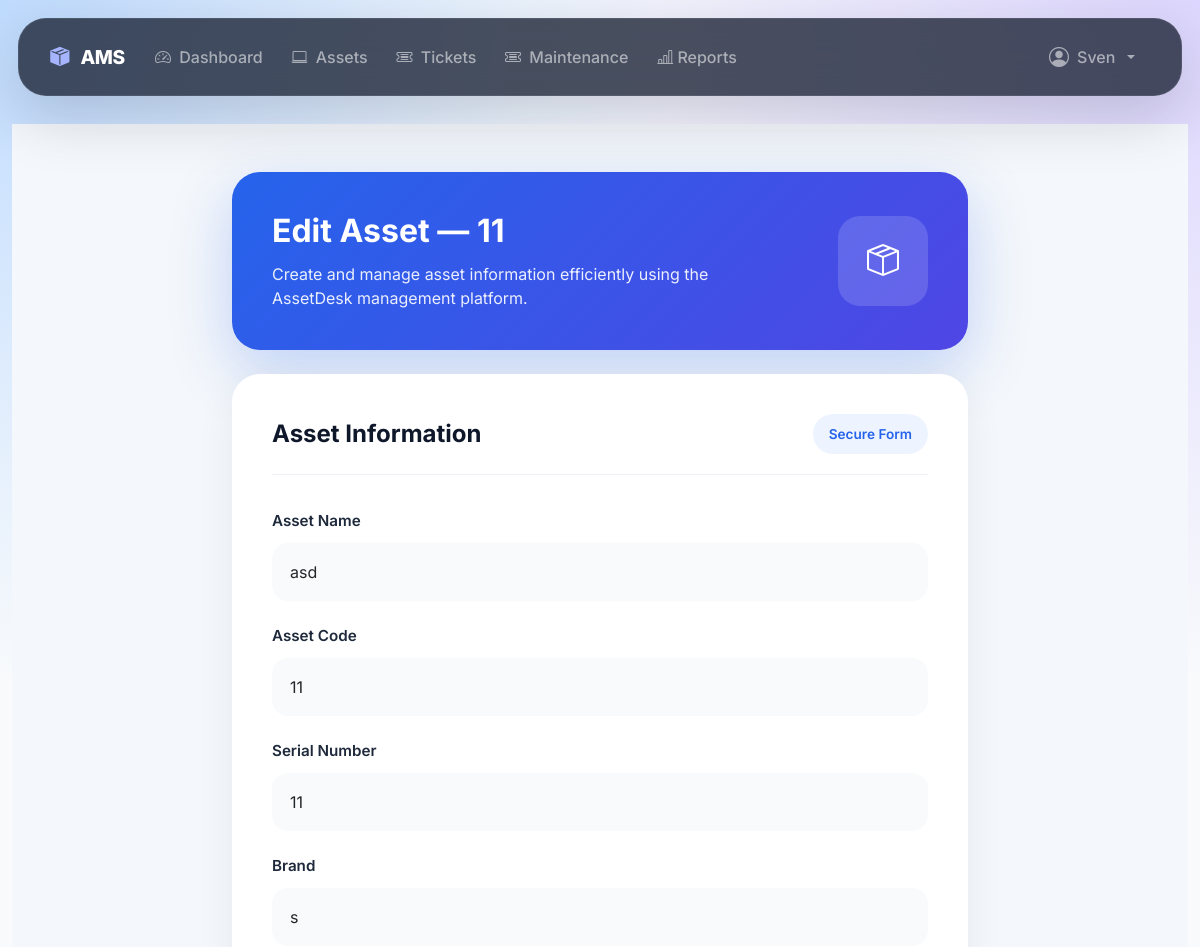
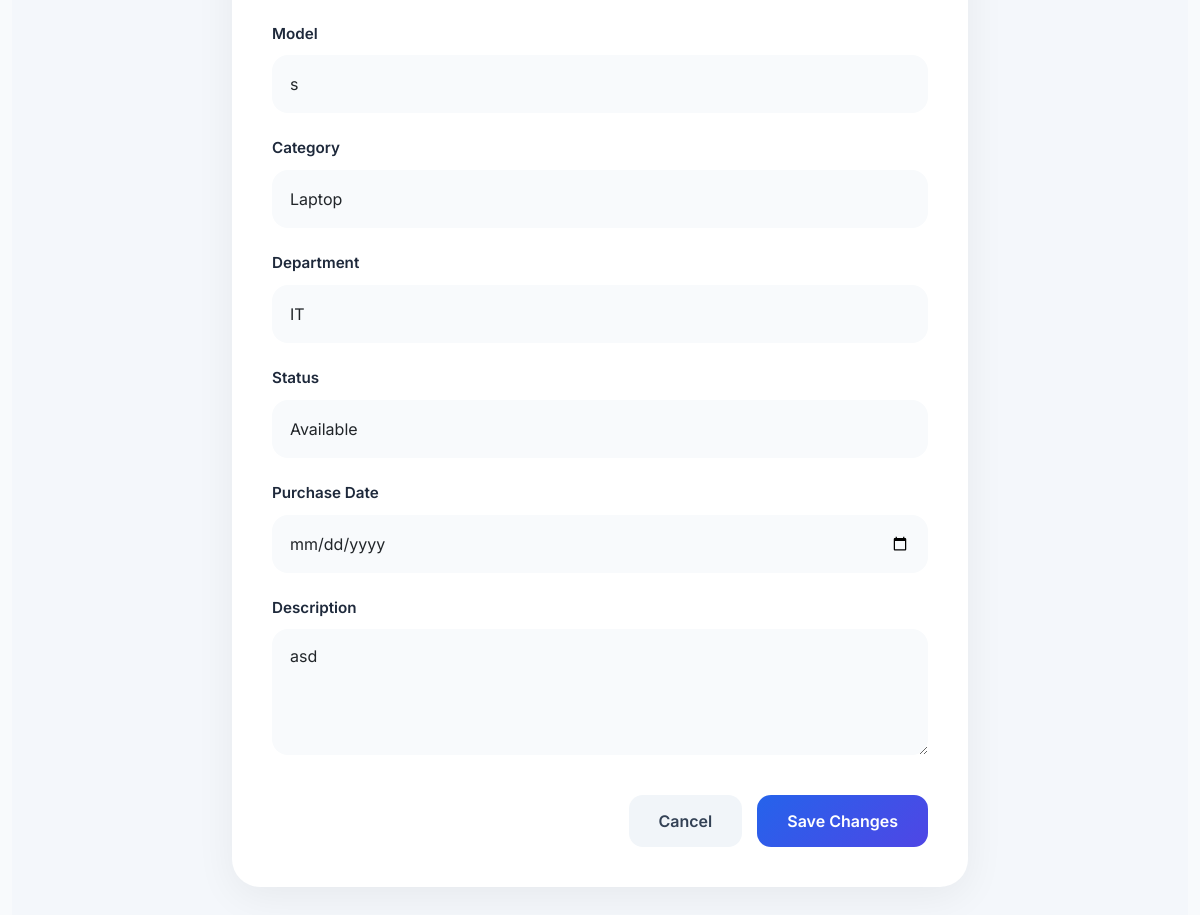
Page /assets/1/edit/ (signed in) on the committed database (2 pictures, top to bottom).
### accounts/models.py (models this page shows, shortened)
class User(AbstractUser ,TimeStampedModel):
    class Roles(models.TextChoices):
        ADMIN = "admin", "Admin"
        MANAGER = "manager", "Manager"
        IT_EXPERT = "it_expert", "IT Expert"
        EMPLOYEE = "employee", "Employee"
    email = models.EmailField(
        unique=True
    )
    employee_id = models.CharField(
        max_length=20,
        unique=True,
        db_index=True,
        verbose_name="Employee ID"
    )
    role = models.CharField(
        max_length=20,
        choices=Roles.choices,
        default=Roles.EMPLOYEE,
        db_index=True,
    )
    phone_number = models.CharField(
        max_length=20,
        blank=True,
    )
    department = models.ForeignKey(
        Department,
        on_delete=models.SET_NULL,
        null=True,
        blank=True,
        related_name="users",
    )
    position = models.CharField(
        max_length=100,
        blank=True,
    )
    avatar = models.ImageField(
        upload_to="users/avatars/",
        blank=True,
        null=True,
    )
    class Meta:
        ordering = ["last_name", "first_name"]
        verbose_name = "User"
        verbose_name_plural = "Users"
        indexes = [
            models.Index(fields=["role"]),
        ]
    @property
    def is_staff_member(self):
        if self.is_superuser:
            return True
        return self.role in (
            self.Roles.ADMIN,
            self.Roles.MANAGER,
            self.Roles.IT_EXPERT,
        )
    @property
    def can_manage_assets(self):
        return self.is_staff_member

### assets/models.py (models this page shows, shortened)
class Asset(TimeStampedModel):
    class AssetStatus(models.TextChoices):
        AVAILABLE = "available", "Available"
        ASSIGNED = "assigned", "Assigned"
        UNDER_REPAIR = "under_repair", "Under Repair"
        RETIRED = "retired", "Retired"
    name = models.CharField(max_length=255)
    asset_code = models.CharField(
        max_length=50,
        unique=True,  # unique خودش index می‌سازه
    )
    serial_number = models.CharField(
        max_length=100,
        unique=True,
        blank=True,
        null=True
    )
    brand = models.CharField(max_length=100, blank=True)
    model = models.CharField(max_length=100, blank=True)
    category = models.ForeignKey(
        AssetCategory,
        on_delete=models.PROTECT,
        related_name="assets",
    )
    department = models.ForeignKey(
        "accounts.Department",
        on_delete=models.SET_NULL,
        null=True,
        blank=True,
        related_name="assets",
    )
    status = models.CharField(
        max_length=20,
        choices=AssetStatus.choices,
        default=AssetStatus.AVAILABLE,
        db_index=True,
    )
    purchase_date = models.DateField(null=True, blank=True)
    description = models.TextField(blank=True)
    class Meta:
        verbose_name = "Asset"
        verbose_name_plural = "Assets"
        ordering = ["asset_code"]

### assets/views.py (the view, shortened to what this page needs)
# urls.py: path("<int:pk>/edit/",views.AssetUpdateView.as_view(),name="asset-update"),
class AssetUpdateView(LoginRequiredMixin, CanManageAssetsMixin, UpdateView):
    model = Asset
    form_class = AssetForm
    template_name = "assets/asset_form.html"
    success_url = reverse_lazy("asset-list")
    def get_context_data(self, **kwargs):
        context = super().get_context_data(**kwargs)
        context["form_title"] = f"Edit Asset — {self.object.asset_code}"
        context["btn_label"] = "Save Changes"
        return context

### assets/forms.py (shortened to what this page needs)
class AssetForm(BootstrapFormMixin, forms.ModelForm):
    class Meta:
        model = Asset
        fields = [
            "name",
            "asset_code",
            "serial_number",
            "brand",
            "model",
            "category",
            "department",
            "status",
            "purchase_date",
            "description",
        ]
        widgets = {
            "purchase_date": forms.DateInput(attrs={"type": "date"}),
            "description": forms.Textarea(attrs={"rows": 4}),
        }
    def __init__(self, *args, **kwargs):
        super().__init__(*args, **kwargs)
        self._add_bootstrap_classes()
        self.fields["name"].label = "Asset Name"
        self.fields["asset_code"].label = "Asset Code"
        self.fields["serial_number"].label = "Serial Number"
        self.fields["brand"].label = "Brand"
        self.fields["model"].label = "Model"
        self.fields["category"].label = "Category"
        self.fields["department"].label = "Department"
        self.fields["status"].label = "Status"
        self.fields["purchase_date"].label = "Purchase Date"
        self.fields["description"].label = "Description"

### accounts/models.py (called while the page is built)
    def __str__(self):
        return self.name

### assets/forms.py (called while the page is built)
    def _add_bootstrap_classes(self):
        for name, field in self.fields.items():
            widget = field.widget
            if isinstance(widget, (forms.CheckboxInput,)):
                widget.attrs["class"] = "form-check-input"
            elif isinstance(widget, (forms.Select, forms.SelectMultiple)):
                widget.attrs["class"] = "form-select"
            else:
                widget.attrs["class"] = "form-control"
            if not widget.attrs.get("placeholder") and not isinstance(
                widget, (forms.Select, forms.SelectMultiple, forms.CheckboxInput)
            ):
                widget.attrs["placeholder"] = field.label

### assets/models.py (called while the page is built)
    def __str__(self) -> str:
        return self.name

### assets/views.py (called while the page is built)
    def test_func(self):
        user = self.request.user
        return user.is_authenticated and user.can_manage_assets

### assets/templates/assets/asset_form.html (shortened to what this page needs)
{% extends "base.html" %}
{% block content %}
<div class="asset-page">
    <div class="container py-5">
        <div class="row justify-content-center">
            <div class="col-xl-8 col-lg-9">
                <div class="hero-card mb-4">
                    <div>
                        <h1>{{ form_title }}</h1>
                        <p>
                            Create and manage asset information efficiently
                            using the AssetDesk management platform.
                        </p>
                    </div>
                    <div class="hero-icon">
                        <i class="bi bi-box-seam"></i>
                    </div>
                </div>
                <div class="form-card">
                    <div class="form-header">
                        <h4>
                            Asset Information
                        </h4>
                        <span class="badge-soft">
                            Secure Form
                        </span>
                    </div>
                    <form method="post">
                        {% for field in form %}
                            <div class="field-wrapper">
                                <label
                                    class="field-label"
                                    for="{{ field.id_for_label }}"
                                >
                                    {{ field.label }}
                                </label>
                                {{ field }}
                            </div>
                        {% endfor %}
                        <div class="action-area">
                            <a
                                href="{% url 'asset-list' %}"
                                class="btn-cancel"
                            >
                                Cancel
                            </a>
                            <button
                                type="submit"
                                class="btn-save"
                            >
                                {{ btn_label }}
                            </button>
                        </div>
                    </form>
                </div>
            </div>
        </div>
    </div>
</div>
{% endblock %}

### templates/base.html (shortened to what this page needs)
<!DOCTYPE html>
<html lang="en">
<head>
    <link href="https://cdn.jsdelivr.net/npm/bootstrap@5.3.3/dist/css/bootstrap.min.css"
          rel="stylesheet">
    <link href="https://cdn.jsdelivr.net/npm/bootstrap-icons@1.11.0/font/bootstrap-icons.css"
          rel="stylesheet">
    <link href="https://cdn.jsdelivr.net/npm/bootstrap@5.3.3/dist/css/bootstrap.min.css" rel="stylesheet">
    <link href="https://cdn.jsdelivr.net/npm/bootstrap-icons@1.11.0/font/bootstrap-icons.css" rel="stylesheet">
</head>
<body>
{% if user.is_authenticated %}
<nav class="navbar navbar-expand-lg navbar-dark">
    <div class="container-fluid">
        <a class="navbar-brand" href="{% url 'dashboard' %}">
            <i class="bi bi-box-seam-fill me-2"></i>
            AMS
        </a>
        <div class="collapse navbar-collapse" id="navbarNav">
            <ul class="navbar-nav me-auto">
                <li class="nav-item">
                    <a class="nav-link"
                       href="{% url 'dashboard' %}">
                        <i class="bi bi-speedometer2 me-1"></i>
                        Dashboard
                    </a>
                </li>
                <li class="nav-item">
                    <a class="nav-link"
                       href="{% url 'asset-list' %}">
                        <i class="bi bi-laptop me-1"></i>
                        Assets
                    </a>
                </li>
                <li class="nav-item">
                    <a class="nav-link"
                       href="{% url 'ticket-list' %}">
                        <i class="bi bi-ticket-detailed me-1"></i>
                        Tickets
                    </a>
                </li>
                <li class="nav-item">
                    <a class="nav-link"
                       href="{% url 'maintenance-log-list' %}">
                        <i class="bi bi-ticket-detailed me-1"></i>
                        Maintenance
                    </a>
                </li>
                <li class="nav-item">
                    <a class="nav-link" href="{% url 'reports' %}">
                        <i class="bi bi-bar-chart-line"></i>
                        Reports
                    </a>
                </li>
            </ul>
            <ul class="navbar-nav">
                <li class="nav-item dropdown">
                    <a class="nav-link dropdown-toggle d-flex align-items-center gap-2"
                       href="#"
                       data-bs-toggle="dropdown">
                        {% if user.avatar %}
                            <img src="{{ user.avatar.url }}"
                                 class="user-avatar">
                        {% else %}
                            <i class="bi bi-person-circle fs-5"></i>
                        {% endif %}
                        <span>
                            {{ user.get_full_name|default:user.username }}
                        </span>
                    </a>
                </li>
            </ul>
        </div>
    </div>
</nav>
{% endif %}
<main class="container-fluid">
    {% block content %}{% endblock %}
</main>
</body>
</html>

### templates/base.html (style rules this page uses)
:root { --primary:#6366f1; --primary-dark:#4f46e5; --glass-bg:rgba(255,255,255,.55); --glass-border:rgba(255,255,255,.35); --dark:#0f172a; --muted:#64748b; }
* { font-family:'Inter',sans-serif; }
body { min-height:100vh; background: radial-gradient(circle at top left,#bfdbfe 0%,transparent 30%), radial-gradient(circle at top right,#ddd6fe 0%,transparent 30%), radial-gradient(circle at bottom,#e0e7ff 0%,transparent 25%), #f8fafc; background-attachment:fixed; color:var(--dark); }
.navbar { margin:18px; border-radius:28px; background:rgba(15,23,42,.75) !important; backdrop-filter:blur(24px); -webkit-backdrop-filter:blur(24px); border:1px solid rgba(255,255,255,.08); box-shadow: 0 20px 60px rgba(15,23,42,.18); padding:.8rem 1.2rem; position: relative; z-index: 9999; }
.navbar-brand { font-weight:800; font-size:1.2rem; letter-spacing:-.5px; }
.navbar-brand i { color:#a5b4fc; }
.nav-link { border-radius:14px; padding:.65rem .9rem !important; transition:.25s ease; font-weight:500; }
main { padding:10px 20px 40px; }

### assets/templates/assets/asset_form.html (style rules this page uses)
.asset-page { background:#f4f7fb; min-height:100vh; }
.hero-card { background:linear-gradient( 135deg, #2563eb, #4f46e5 ); color:white; border-radius:28px; padding:40px; display:flex; justify-content:space-between; align-items:center; box-shadow: 0 20px 60px rgba(37,99,235,.25); }
.hero-card h1 { font-size:2rem; font-weight:700; margin-bottom:.7rem; }
.hero-card p { margin:0; opacity:.9; max-width:500px; }
.hero-icon { width:90px; height:90px; border-radius:22px; background:rgba(255,255,255,.15); display:flex; align-items:center; justify-content:center; font-size:2rem; }
.form-card { background:white; border-radius:28px; padding:40px; box-shadow: 0 10px 40px rgba(0,0,0,.06); }
.form-header { display:flex; justify-content:space-between; align-items:center; margin-bottom:35px; padding-bottom:20px; border-bottom:1px solid #eef2f7; }
.form-header h4 { margin:0; font-weight:700; }
.badge-soft { background:#eef4ff; color:#2563eb; padding:10px 16px; border-radius:999px; font-size:.85rem; font-weight:600; }
.field-wrapper { margin-bottom:24px; }
.field-label { display:block; margin-bottom:10px; font-size:.95rem; font-weight:600; color:#1e293b; }
.form-control, .form-select, textarea { width:100%; border:none !important; background:#f8fafc !important; border-radius:16px !important; padding:15px 18px !important; min-height:58px; transition:.25s; box-shadow:none !important; }
textarea { min-height:140px; }
.action-area { display:flex; justify-content:flex-end; gap:15px; margin-top:40px; }
.btn-save { border:none; background:linear-gradient( 135deg, #2563eb, #4f46e5 ); color:white; padding:14px 30px; border-radius:14px; font-weight:600; transition:.25s; }
.btn-cancel { text-decoration:none; background:#f1f5f9; color:#334155; padding:14px 30px; border-radius:14px; font-weight:600; }

### rows in the picture
User: get_full_name "Sven"
Asset: form "asd" "11" "11" "s" "s" "Laptop" "IT" "Available" "asd"

### other values in the picture
{{ field.label }} "Asset Name" "Asset Code" "Serial Number" "Brand" "Model" "Category" "Department" "Status" "Purchase Date" "Description"
{{ btn_label }} "Save Changes"
